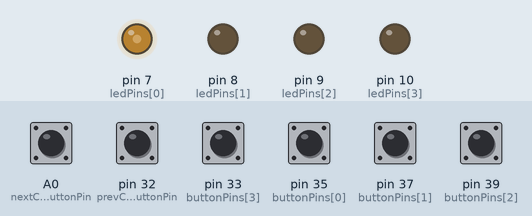
Recording of a sketch running on a simulated Teensy 4. Shown: output pins drawn as LEDs (lit = HIGH). Inputs (shaded band) come from the test bench; at power-on: A0 (nextChannelButtonPin), pin 32 (prevChannelButtonPin), pin 33 (buttonPins[3]), pin 35 (buttonPins[0]), pin 37 (buttonPins[1]), pin 39 (buttonPins[2]) LOW. What the sketch prints to the serial monitor is not drawn.

Above: at 0.1 s.
At 1.2 s:
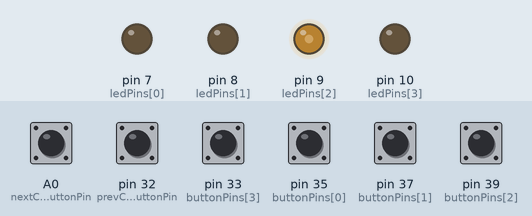
1.3 s: pin 32 (prevChannelButtonPin) pulled HIGH for 0.15 s
At 1.83 s:
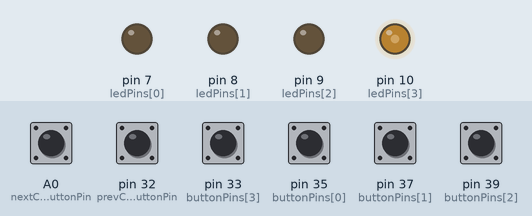
Timing chart, 0 to 1.7 s (numbered marks = the images above; inputs shaded):
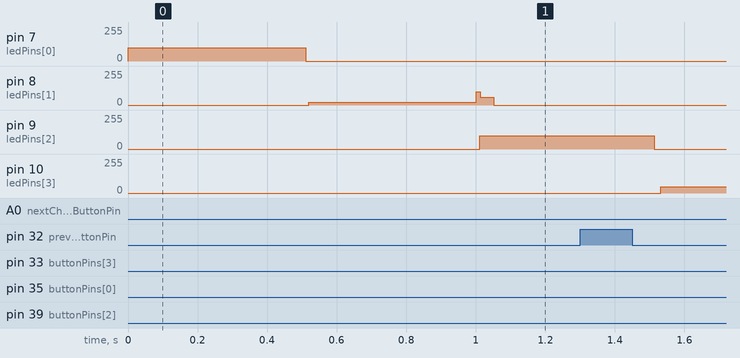

The sketch:

lab8.ino
```cpp
bool buttonState[4] = {LOW, LOW, LOW, LOW};
bool lastButtonState[4] = {LOW, LOW, LOW, LOW};
boolean buttonOn[3][4] = {
  { LOW, HIGH, LOW, LOW },
  { LOW, LOW, HIGH, LOW },
  { LOW, LOW, LOW, HIGH }
};
int buttonPins[4] = {35, 37, 39, 33};
int ledPins[4] = {7, 8, 9, 10};
unsigned long lastStepTime = 0;
int currentStep = 0;
int stepLength = 500;
//int directionPin = 14;
int midiNotes[4] = {48, 40, 41, 49};

bool buttonStatePrev = LOW;
bool buttonStateNext = LOW;
bool lastButtonStatePrev = LOW;
bool lastButtonStateNext = LOW;
int prevChannelButtonPin = 32;
int nextChannelButtonPin = 14;
int channelDisplayed = 0;

void setup() {
  Serial.begin(9600);
  for (int i = 0; i < 4; i++) {
    pinMode(buttonPins[i], INPUT);
    pinMode(ledPins[i], OUTPUT);
  }
  //  pinMode(directionPin, INPUT);
  pinMode(prevChannelButtonPin, INPUT);
  pinMode(nextChannelButtonPin, INPUT);
}

void loop() {

  checkButton();
  checkChannelButton();
  sequencing();
  checkLed();
  Serial.println(digitalRead(32));

}
void checkChannelButton() {
  lastButtonStatePrev = buttonStatePrev;
  buttonStatePrev = digitalRead(32);
  lastButtonStateNext = buttonStateNext;
  buttonStateNext = digitalRead(14);
  if (lastButtonStatePrev == LOW and buttonStatePrev == HIGH) {
    channelDisplayed--;
    if (channelDisplayed < 0) {
      channelDisplayed = 2;
    } else {
      channelDisplayed = channelDisplayed;
    }

  }
  if (lastButtonStateNext == LOW and buttonStateNext == HIGH) {
    channelDisplayed++;
    if (channelDisplayed > 2) {
      channelDisplayed = 0;
    }
  }
}


void checkButton() {
  for (int i = 0; i < 4; i++) {
    lastButtonState[i] = buttonState[i];
    buttonState[i] = digitalRead(buttonPins[i]);

    if (lastButtonState[i] == LOW and buttonState[i] == HIGH) {
      buttonOn[channelDisplayed][i] = !buttonOn[channelDisplayed][i];
      delay(5);
    } else if (lastButtonState[i] == HIGH and buttonState[i] == LOW) {
      delay(5);
    }
  }
}

void sequencing() {
  if (millis() > lastStepTime + stepLength) {
    lastStepTime = millis();


    //    if (digitalRead(directionPin) == LOW) {
    currentStep++;
    if (currentStep > 3) {
      currentStep = 0;
    }

    //    } else {
    //      currentStep--;
    //      if (currentStep < 0) {
    //        currentStep = 3;
    //      }
    //
    //    }
    //    Serial.println(buttonOn[currentStep]);
    for (int i = 0; i < 3; i++) {
      if (buttonOn[i][currentStep] == HIGH) {

        usbMIDI.sendNoteOn(midiNotes[currentStep], 90, 1);
        delay(5);
        usbMIDI.sendNoteOff(midiNotes[currentStep], 0, 1);
        delay(5);
      }
    }

  }

}


void checkLed() {
  for (int i = 0; i < 4; i++) {
    if (buttonOn[channelDisplayed][i] == true) {
      analogWrite(ledPins[i], 60);
    } if (i == currentStep) {
      //      Serial.println(currentStep);
      analogWrite(ledPins[i], 100);
    } else {
      analogWrite(ledPins[i], 0);
    }
  }
}
```
